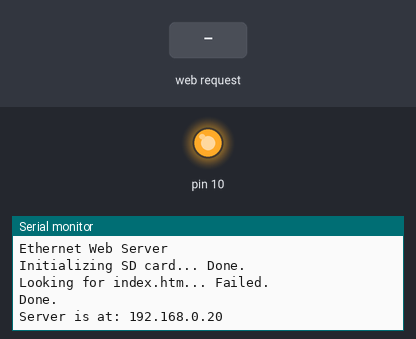
Bench run of a sketch on a simulated Arduino Uno, built with avr-gcc and run on an emulated ATmega328P. On the bench: output pins drawn as LEDs (lit = HIGH), the last lines printed to the serial monitor. The inputs (shaded band) are chosen by the test bench. WiFi joins after 1.5 s; servers stay silent unless stated; storage starts empty.

Above: at 1.2 s.
1.3 s: HTTP request GET /index.htm received
At 1.7 s:
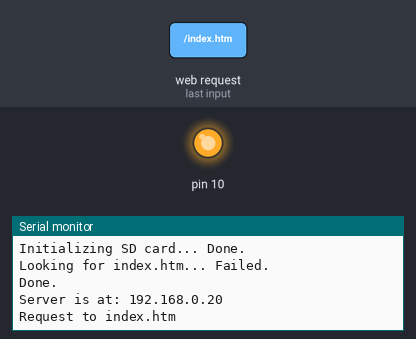
2.8 s: HTTP request GET /style.css received
At 4.0 s:
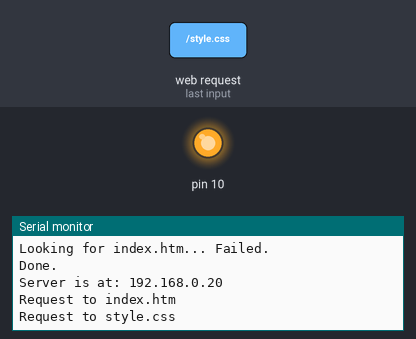

The sketch:

WebServerCSS.ino
```cpp
#include <SPI.h>
#include <Ethernet.h>
#include <SD.h>

// MAC address (dependent on your network)
byte mac[] = {0xDE, 0xAD, 0xBE, 0xEF, 0xFE, 0xED};
IPAddress ip(192, 168, 0, 20); // IP address is 192.168.0.20

EthernetServer server(80); // Port 80 is default for HTTP

const int requestLen = 15; // Size of HTTP request array
char request[requestLen];  // HTTP request stored in char array to save memory
int reqIdx           = 0;  // Current index of request

void setup() {
  Serial.begin(9600); // Open a serial port
  Serial.println("Ethernet Web Server");

  // -------------- SD Card init start --------------

  // Disable Ethernet chip while SD card is being initialized
  pinMode(10, OUTPUT);
  digitalWrite(10, HIGH);

  Serial.print("Initializing SD card... ");
  if (!SD.begin(4)) {
    Serial.println("Failed.");
    return;
  }
  Serial.println("Done.");

  // Check if index.htm exists
  Serial.print("Looking for index.htm... ");
  if (!SD.exists("index.htm")) {
    Serial.println("Failed.");
  }
  Serial.println("Done.");

  // -------------- SD Card init end --------------

  // -------------- Ethernet init start --------------

  Ethernet.begin(mac, ip); // Start Ethernet connection with IP and MAC

  if (Ethernet.hardwareStatus() == EthernetNoHardware) {
    // The Ethernet shield is not attached
    Serial.println("Ethernet shield was not found");
    return; // Do nothing
  }
  if (Ethernet.linkStatus() == LinkOFF) {
    // Ethernet cable is not connected
    Serial.println("Ethernet cable is not connected.");
  }

  // Start the server
  server.begin();

  // Print the IP address
  Serial.print("Server is at: ");
  Serial.println(Ethernet.localIP());

  // -------------- Ethernet init end --------------
}

void loop() {
  // Listen for incoming clients
  EthernetClient client = server.available();
  if (client) {
    // New client
    // HTTP requests end with a blank line
    bool currentLineIsBlank = true;
    while (client.connected()) {
      if (client.available()) {
        char c = client.read();
        if (reqIdx < requestLen) request[reqIdx] = c; // Append c to the request
        reqIdx++;

        // if you've gotten to the end of the line (received a newline
        // character) and the line is blank, the http request has ended,
        // so you can send a reply
        if (c == '\n' && currentLineIsBlank) {
          // Open HTM file
          File f; // File to read from SD
          if (contains(request, "GET / ") || contains(request, "GET /index.htm")) {
            // Request to index.htm

            // Send HTTP resonse header
            client.println("HTTP/1.1 200 OK");
            client.println("Content-Type: text/html");
            client.println("Connection: close");  // the connection will be closed after completion of the response
            client.println();
            Serial.println("Request to index.htm");
            f = SD.open("index.htm");
          } else if (contains(request, "GET /style.css")) {
            // Request to style.css

            // Send HTTP resonse header
            client.println("HTTP/1.1 200 OK");
            client.println("Content-Type: text/css"); // Content type is CSS
            client.println("Connection: close");  // the connection will be closed after completion of the response
            client.println();
            Serial.println("Request to style.css");
            f = SD.open("style.css");
          }

          // Send HTML to client
          if (f) {
            while (f.available()) {
              client.write(f.read());
            }
            f.close();
          } else {
            // Unable to open file
            client.println("Unable to open file");
          }

          // Clear request and break
          clearRequest();
          break;
        }
        if (c == '\n') {
          // New line
          currentLineIsBlank = true;
        } else if (c != '\r') {
          // Character on current line
          currentLineIsBlank = false;
        }
      }
    }
    // give the web browser time to receive the data
    delay(1);

    // close the connection:
    client.stop();
  }
}

// Clear all elements of the request array
void clearRequest() {
  for (int i = 0; i < requestLen; i++) request[i] = 0;
  reqIdx = 0; // Reset index to 0
}

// Check if string2 is in string1
bool contains(char* string1, char* string2) {
  int found = 0;
  int len = strlen(string1);

  if (strlen(string2) > len) return false;

  for (int i = 0; i < len; i++) {
    if (string1[i] == string2[found]) {
      found++;
      if (strlen(string2) == found) return true;
    }
    else found = 0;
  }

  return false;
}
```

Measured:
- after the input at 1.3 s, the serial monitor: prints a new line at once (image 1)
- after the input at 2.8 s, the serial monitor: prints a new line at once (image 2)
